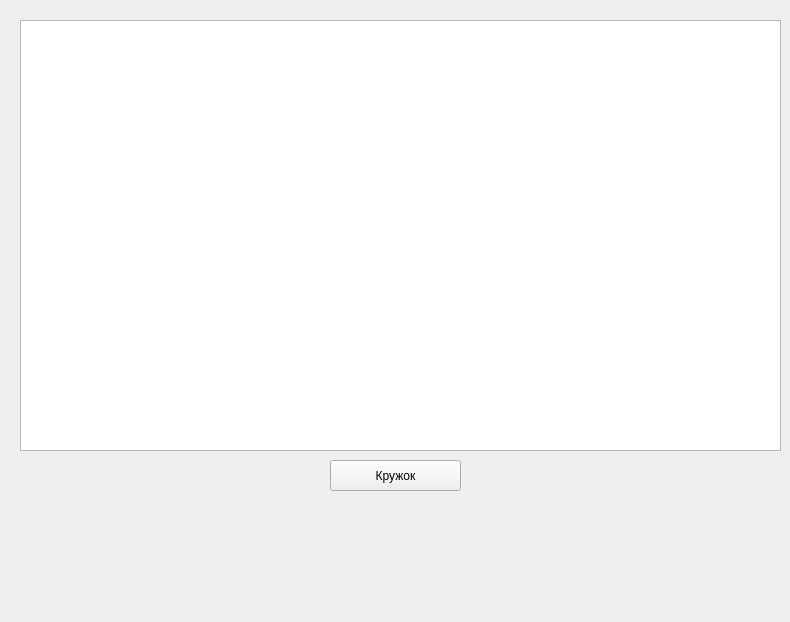
<?xml version="1.0" encoding="UTF-8"?>
<ui version="4.0">
 <class>Form</class>
 <widget class="QWidget" name="Form">
  <property name="geometry">
   <rect>
    <x>0</x>
    <y>0</y>
    <width>790</width>
    <height>622</height>
   </rect>
  </property>
  <property name="windowTitle">
   <string>Form</string>
  </property>
  <widget class="QPushButton" name="pushButton">
   <property name="geometry">
    <rect>
     <x>330</x>
     <y>460</y>
     <width>131</width>
     <height>31</height>
    </rect>
   </property>
   <property name="text">
    <string>Кружок</string>
   </property>
  </widget>
  <widget class="QGraphicsView" name="graphicsView">
   <property name="geometry">
    <rect>
     <x>20</x>
     <y>20</y>
     <width>761</width>
     <height>431</height>
    </rect>
   </property>
  </widget>
 </widget>
 <resources/>
 <connections/>
</ui>
